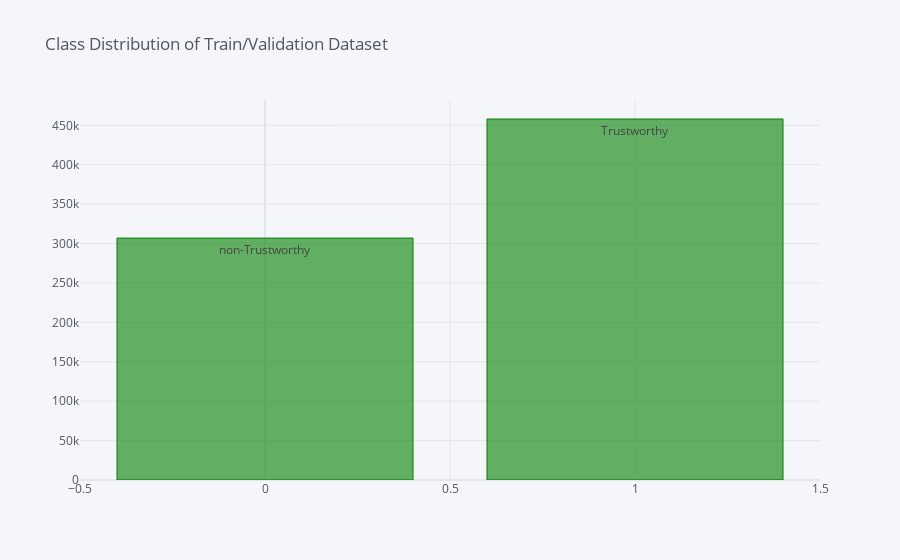

Source (notebook cell):
### Code cell
train_category.value_counts().iplot(kind='bar',
                                     text=['Trustworthy', 'non-Trustworthy'],
                                     title='Class Distribution of Train/Validation Dataset',
                                     color=['green'])

### Figure 1 — Plotly figure (JSON) as saved in the notebook; plotly's stock layout.template omitted (floating-point values rounded to 4 significant figures)
{"data": [{"marker": {"color": "rgba(0, 128, 0, 0.6)", "line": {"color": "rgba(0, 128, 0, 1.0)", "width": 1}}, "name": "target", "orientation": "v", "text": ["Trustworthy", "non-Trustworthy"], "type": "bar", "x": [1, 0], "y": [458043, 306957]}], "layout": {"legend": {"bgcolor": "#F5F6F9", "font": {"color": "#4D5663"}}, "paper_bgcolor": "#F5F6F9", "plot_bgcolor": "#F5F6F9", "title": {"font": {"color": "#4D5663"}, "text": "Class Distribution of Train/Validation Dataset"}, "xaxis": {"gridcolor": "#E1E5ED", "showgrid": true, "tickfont": {"color": "#4D5663"}, "title": {"font": {"color": "#4D5663"}, "text": ""}, "zerolinecolor": "#E1E5ED"}, "yaxis": {"gridcolor": "#E1E5ED", "showgrid": true, "tickfont": {"color": "#4D5663"}, "title": {"font": {"color": "#4D5663"}, "text": ""}, "zerolinecolor": "#E1E5ED"}}}
